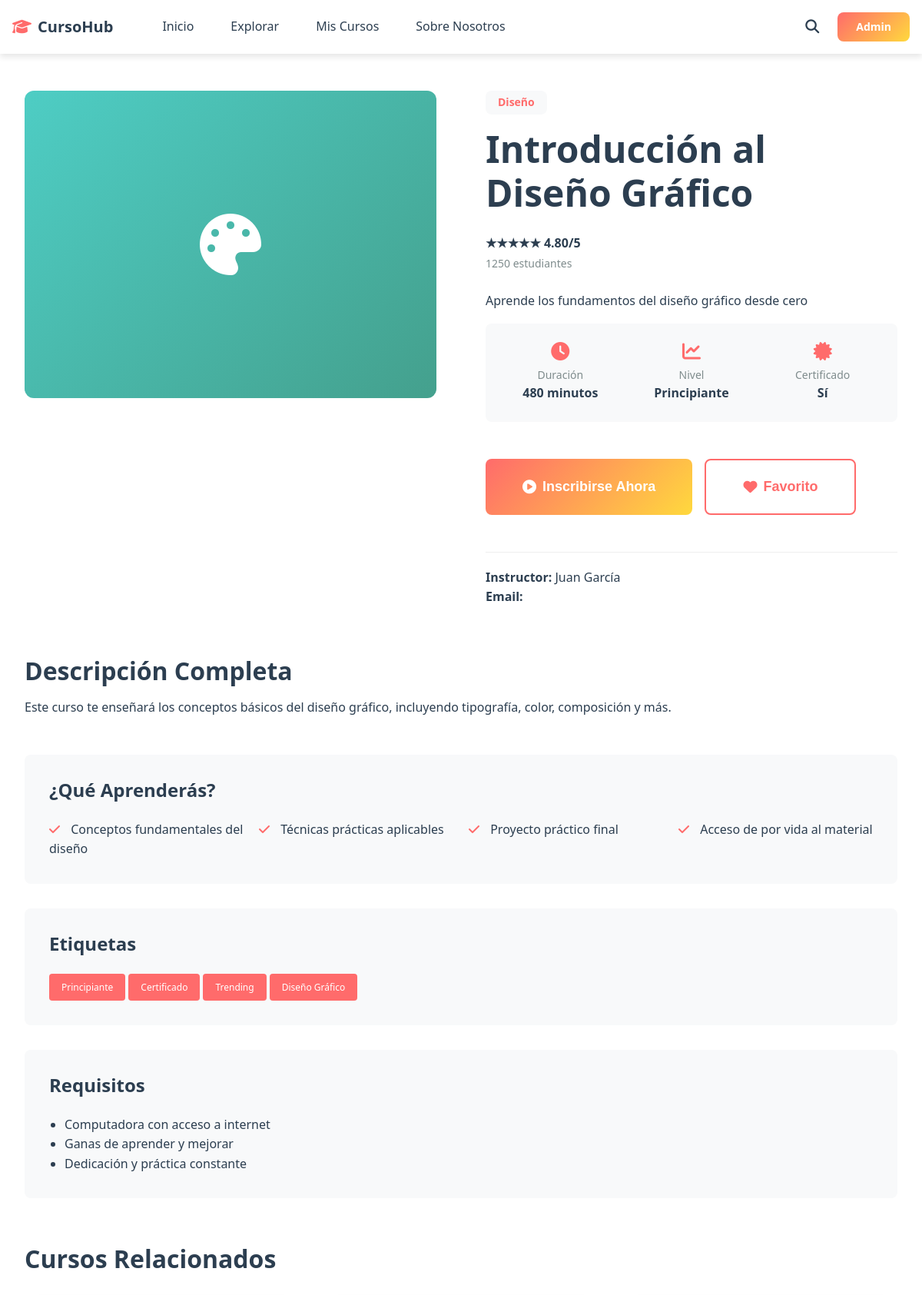
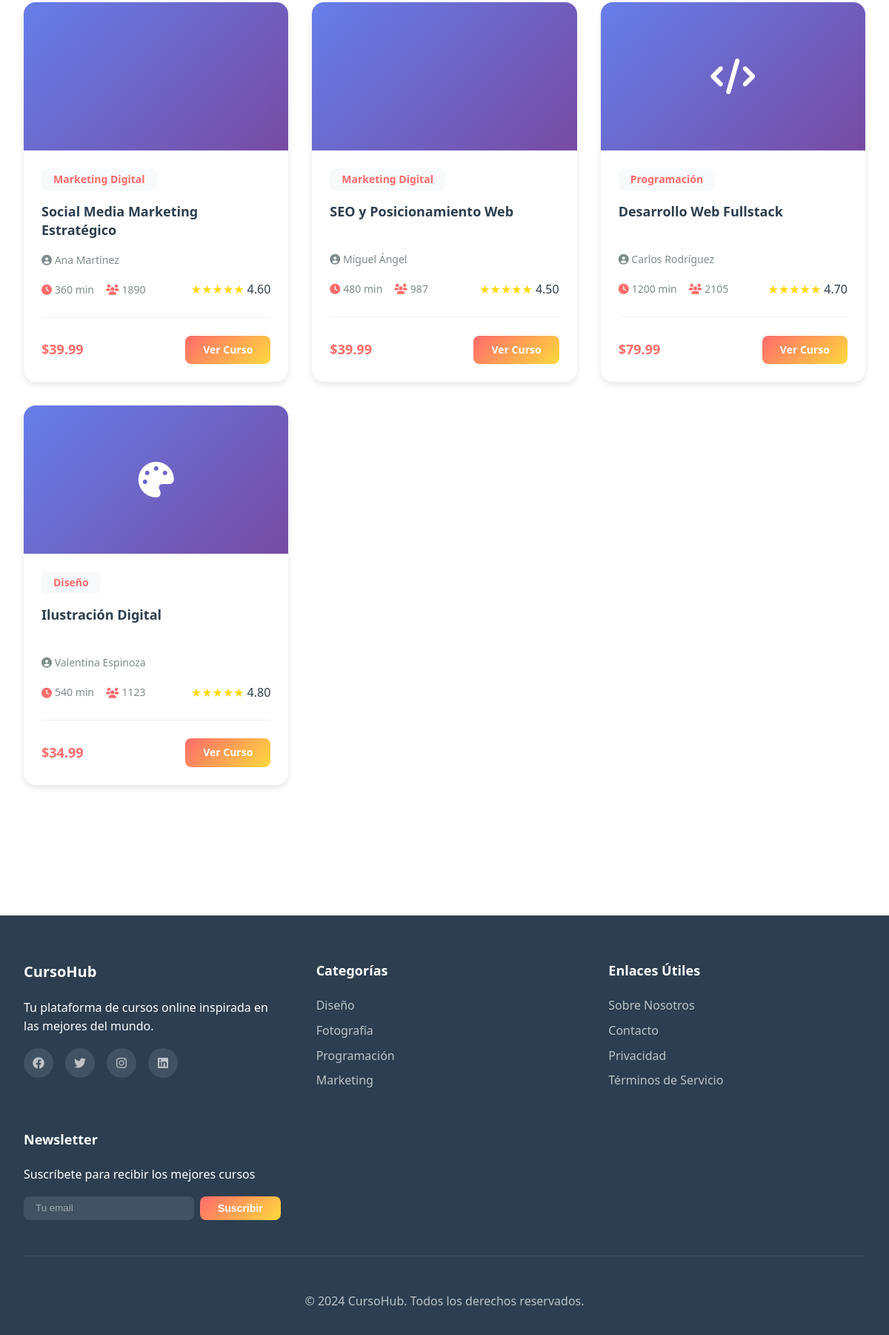
The page /course.php?slug=introduccion-diseno-grafico on the database its author committed (2 pictures, top to bottom).
### tables this page shows
CREATE TABLE IF NOT EXISTS cursos (
    id INT AUTO_INCREMENT PRIMARY KEY,
    titulo VARCHAR(200) NOT NULL,
    descripcion TEXT NOT NULL,
    contenido LONGTEXT,
    imagen VARCHAR(255),
    duracion INT COMMENT 'Duración en minutos',
    nivel ENUM('principiante', 'intermedio', 'avanzado') DEFAULT 'principiante',
    instructor VARCHAR(150),
    instructor_email VARCHAR(150),
    precio DECIMAL(10, 2) DEFAULT 0,
    estudiantes INT DEFAULT 0,
    calificacion DECIMAL(3, 2) DEFAULT 5.00,
    slug VARCHAR(200) UNIQUE,
    categoria_id INT,
    estado ENUM('activo', 'inactivo', 'borrador') DEFAULT 'activo',
    fecha_creacion TIMESTAMP DEFAULT CURRENT_TIMESTAMP,
    fecha_actualizacion TIMESTAMP DEFAULT CURRENT_TIMESTAMP ON UPDATE CURRENT_TIMESTAMP,
    FOREIGN KEY (categoria_id) REFERENCES categorias(id) ON DELETE SET NULL,
    INDEX idx_slug (slug),
    INDEX idx_categoria (categoria_id),
    INDEX idx_estado (estado)
);

CREATE TABLE IF NOT EXISTS categorias (
    id INT AUTO_INCREMENT PRIMARY KEY,
    nombre VARCHAR(100) NOT NULL UNIQUE,
    descripcion TEXT,
    slug VARCHAR(100) UNIQUE,
    color VARCHAR(7) DEFAULT '#FF6B6B',
    icono VARCHAR(50),
    created_at TIMESTAMP DEFAULT CURRENT_TIMESTAMP,
    updated_at TIMESTAMP DEFAULT CURRENT_TIMESTAMP ON UPDATE CURRENT_TIMESTAMP
);

### config/db.php (called while the page is built, shortened)
<?php
try {
    $conn = new mysqli(DB_HOST, DB_USER, DB_PASS, DB_NAME);
    $conn->set_charset(DB_CHARSET);
} catch (Exception $e) {
    die("Error en la conexión a la base de datos: " . $e->getMessage());
}
function sanitize($data) {
    global $conn;
    return $conn->real_escape_string(htmlspecialchars(trim($data)));
}
function get_curso_by_slug($slug) {
    global $conn;
    $slug = sanitize($slug);
    $query = "SELECT c.*, cat.nombre as categoria_nombre, cat.slug as categoria_slug,
              GROUP_CONCAT(e.id) as etiqueta_ids,
              GROUP_CONCAT(e.nombre) as etiquetas
              FROM cursos c
              LEFT JOIN categorias cat ON c.categoria_id = cat.id
              LEFT JOIN curso_etiqueta ce ON c.id = ce.curso_id
              LEFT JOIN etiquetas e ON ce.etiqueta_id = e.id
              WHERE c.slug = ? AND c.estado = 'activo'
              GROUP BY c.id";
    $stmt = $conn->prepare($query);
    $stmt->bind_param("s", $slug);
    $stmt->execute();
    $result = $stmt->get_result();
    return $result->num_rows > 0 ? $result->fetch_assoc() : null;
}
function get_cursos_relacionados($curso_id, $limit = 4) {
    global $conn;
    $curso_id = (int)$curso_id;
    $query = "SELECT c.*, cat.nombre as categoria_nombre,
              GROUP_CONCAT(e.nombre) as etiquetas
              FROM cursos c
              LEFT JOIN categorias cat ON c.categoria_id = cat.id
              LEFT JOIN curso_etiqueta ce ON c.id = ce.curso_id
              LEFT JOIN etiquetas e ON ce.etiqueta_id = e.id
              WHERE c.estado = 'activo' AND c.id != ?
              GROUP BY c.id
              ORDER BY RAND()
              LIMIT ?";
    $stmt = $conn->prepare($query);
    $stmt->bind_param("ii", $curso_id, $limit);
    $stmt->execute();
    return $stmt->get_result();
}
?>

### course.php (the view, shortened to what this page needs)
<?php
include('includes/header.php');
$slug = isset($_GET['slug']) ? sanitize($_GET['slug']) : '';
$curso = $slug ? get_curso_by_slug($slug) : null;
    ?>
    <?php
$relacionados = get_cursos_relacionados($curso['id'], 4);
?>
<section class="course-detail">
    <div class="container">
        <div class="course-header">
            <div class="course-header-image">
                <i class="fas fa-<?php
                    $categoryIcons = [
                        'Diseño' => 'palette',
                        'Fotografía' => 'camera',
                        'Programación' => 'code',
                        'Marketing Digital' => 'trending-up',
                        'Vídeo' => 'film',
                        'Animación' => 'zap'
                    ];
                    echo $categoryIcons[$curso['categoria_nombre']] ?? 'book';
                ?>"></i>
            </div>
            <div class="course-header-info">
                <span class="course-category"><?php echo $curso['categoria_nombre']; ?></span>
                <h1><?php echo htmlspecialchars($curso['titulo']); ?></h1>
                <div class="course-rating-large">
                    <div>
                        <div class="course-rating-text">★★★★★ <?php echo $curso['calificacion']; ?>/5</div>
                        <span class="course-students"><?php echo $curso['estudiantes']; ?> estudiantes</span>
                    </div>
                </div>
                <p><?php echo htmlspecialchars($curso['descripcion']); ?></p>
                <div class="course-meta">
                    <div class="meta-item">
                        <i class="fas fa-clock"></i>
                        <div class="meta-label">Duración</div>
                        <div class="meta-value"><?php echo $curso['duracion']; ?> minutos</div>
                    </div>
                    <div class="meta-item">
                        <i class="fas fa-chart-line"></i>
                        <div class="meta-label">Nivel</div>
                        <div class="meta-value"><?php echo ucfirst($curso['nivel']); ?></div>
                    </div>
                    <div class="meta-item">
                        <i class="fas fa-certificate"></i>
                        <div class="meta-label">Certificado</div>
                        <div class="meta-value">Sí</div>
                    </div>
                </div>
                <div class="course-actions">
                    <button class="btn-primary btn-large" onclick="alert('Funcionalidad próxima: Inscribirse en el curso')">
                        <i class="fas fa-play-circle"></i> Inscribirse Ahora
                    </button>
                    <button class="btn-secondary btn-large" onclick="alert('Funcionalidad próxima: Agregar a favoritos')">
                        <i class="fas fa-heart"></i> Favorito
                    </button>
                </div>
                <div style="margin-top: 20px; padding-top: 20px; border-top: 1px solid #eee;">
                    <strong>Instructor:</strong> <?php echo htmlspecialchars($curso['instructor']); ?><br>
                    <strong>Email:</strong> <?php echo htmlspecialchars($curso['instructor_email']); ?>
                </div>
            </div>
        </div>
        <div class="course-description">
            <h2>Descripción Completa</h2>
            <p><?php echo nl2br(htmlspecialchars($curso['contenido'] ?? $curso['descripcion'])); ?></p>
        </div>
        <div class="course-content-section">
            <h3>¿Qué Aprenderás?</h3>
            <div style="display: grid; grid-template-columns: repeat(auto-fit, minmax(250px, 1fr)); gap: 20px;">
                <div>
                    <i class="fas fa-check" style="color: var(--primary); margin-right: 10px;"></i>
                    Conceptos fundamentales del <?php echo strtolower($curso['categoria_nombre']); ?>
                </div>
                <div>
                    <i class="fas fa-check" style="color: var(--primary); margin-right: 10px;"></i>
                    Técnicas prácticas aplicables
                </div>
                <div>
                    <i class="fas fa-check" style="color: var(--primary); margin-right: 10px;"></i>
                    Proyecto práctico final
                </div>
                <div>
                    <i class="fas fa-check" style="color: var(--primary); margin-right: 10px;"></i>
                    Acceso de por vida al material
                </div>
            </div>
        </div>
        <?php if ($curso['etiquetas']): ?>
        <div class="course-content-section">
            <h3>Etiquetas</h3>
            <div class="course-tags" style="margin-top: 0;">
                <?php
                $etiquetas = explode(',', $curso['etiquetas']);
                foreach ($etiquetas as $etiqueta) {
                    echo '<span class="course-tag" style="background: var(--primary); color: white; padding: 8px 16px;">' . trim($etiqueta) . '</span>';
                }
                ?>
            </div>
        </div>
        <?php endif; ?>
        <div class="course-content-section">
            <h3>Requisitos</h3>
            <ul style="padding-left: 20px;">
                <li>Computadora con acceso a internet</li>
                <li>Ganas de aprender y mejorar</li>
                <li>Dedicación y práctica constante</li>
            </ul>
        </div>
        <?php if ($relacionados->num_rows > 0): ?>
        <div style="margin-top: 60px;">
            <h2 style="margin-bottom: 30px;">Cursos Relacionados</h2>
            <div class="courses-grid">
                <?php while ($related = $relacionados->fetch_assoc()): ?>
                <div class="course-card">
                    <div class="course-image">
                        <i class="fas fa-<?php
                            $categoryIcons = [
                                'Diseño' => 'palette',
                                'Fotografía' => 'camera',
                                'Programación' => 'code',
                                'Marketing Digital' => 'trending-up',
                                'Vídeo' => 'film',
                                'Animación' => 'zap'
                            ];
                            echo $categoryIcons[$related['categoria_nombre']] ?? 'book';
                        ?>"></i>
                    </div>
                    <div class="course-body">
                        <span class="course-category"><?php echo $related['categoria_nombre']; ?></span>
                        <h3 class="course-title"><?php echo htmlspecialchars($related['titulo']); ?></h3>
                        <p class="course-instructor"><i class="fas fa-user-circle"></i> <?php echo $related['instructor']; ?></p>
                        <div class="course-info">
                            <div class="course-stats">
                                <div class="course-stat">
                                    <i class="fas fa-clock"></i>
                                    <span><?php echo $related['duracion']; ?> min</span>
                                </div>
                                <div class="course-stat">
                                    <i class="fas fa-users"></i>
                                    <span><?php echo $related['estudiantes']; ?></span>
                                </div>
                            </div>
                            <div class="course-rating">
                                <span class="stars">★★★★★</span>
                                <span><?php echo $related['calificacion']; ?></span>
                            </div>
                        </div>
                        <div class="course-footer">
                            <span class="course-price">$<?php echo number_format($related['precio'], 2); ?></span>
                            <a href="course.php?slug=<?php echo $related['slug']; ?>" class="btn-primary btn-small">Ver Curso</a>
                        </div>
                    </div>
                </div>
                <?php endwhile; ?>
            </div>
        </div>
        <?php endif; ?>
    </div>
</section>
<?php include('includes/footer.php'); ?>

### rows shown on the page
cursos: categoria.nombre "Diseño", titulo "Introducción al Diseño Gráfico", calificacion "4.80", estudiantes "1250", descripcion "Aprende los fundamentos del diseño gráfico desde cero", duracion "480", nivel "Principiante", instructor "Juan García", contenido "Este curso te enseñará los conceptos básicos del diseño gráfico, incluyendo tipografía, color, composición y más.", categoria.nombre "diseño"
cursos: categoria.nombre "Marketing Digital", titulo "Social Media Marketing Estratégico", instructor "Ana Martínez", duracion "360", estudiantes "1890", calificacion "4.60", precio "39.99"
cursos: categoria.nombre "Marketing Digital", titulo "SEO y Posicionamiento Web", instructor "Miguel Ángel", duracion "480", estudiantes "987", calificacion "4.50", precio "39.99"
cursos: categoria.nombre "Programación", titulo "Desarrollo Web Fullstack", instructor "Carlos Rodríguez", duracion "1200", estudiantes "2105", calificacion "4.70", precio "79.99"
cursos: categoria.nombre "Diseño", titulo "Ilustración Digital", instructor "Valentina Espinoza", duracion "540", estudiantes "1123", calificacion "4.80", precio "34.99"

### other values the page prints
SITE_NAME "CursoHub"
$etiqueta "Principiante"
$etiqueta "Certificado"
$etiqueta "Trending"
$etiqueta "Diseño Gráfico"
